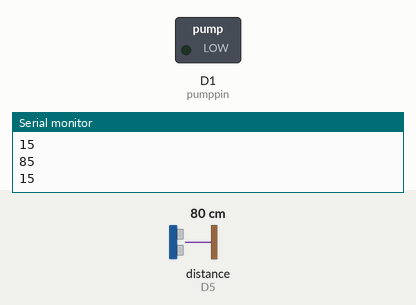
This sketch was run on a simulated ESP8266 (NodeMCU). On the bench: switched loads named in the sketch (green lamp = pin HIGH), the last lines printed to the serial monitor. Wiring (inferred from the names in the program): ultrasonic range finder: trigger D4; echo D5. Inputs (shaded band) come from the test bench; at power-on: distance to the obstacle (sensor on D5) 80 cm. The echo pulse lasts 58.3 µs per cm; WiFi joins after 1.5 s; servers stay silent unless stated; pins used as bus, display or sensor lines are not drawn.

Above: at 3.0 s.
3.1 s: distance to the obstacle (sensor on D5) set to 90 cm
4.6 s: distance to the obstacle (sensor on D5) set to 99 cm
At 4.9 s:
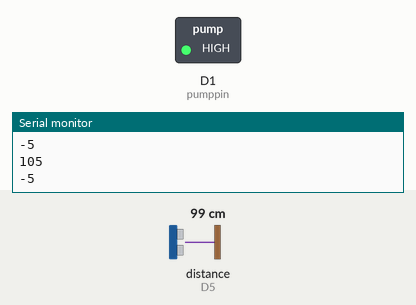
6.1 s: distance to the obstacle (sensor on D5) set to 12 cm
7.6 s: distance to the obstacle (sensor on D5) set to 9 cm
At 8.5 s:
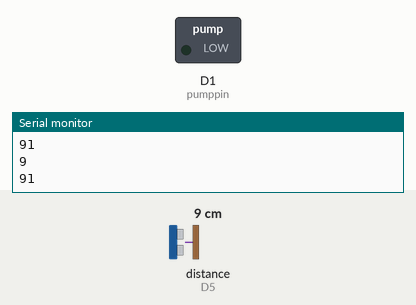
9.1 s: distance to the obstacle (sensor on D5) set to 120 cm
At 9.5 s:
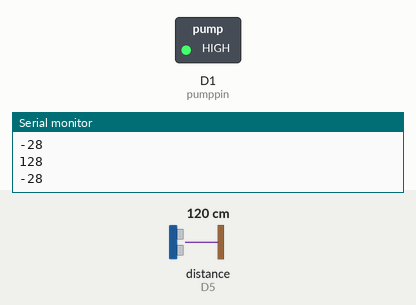
Timing chart, 0 to 11.6 s (numbered marks = the images above; inputs shaded):
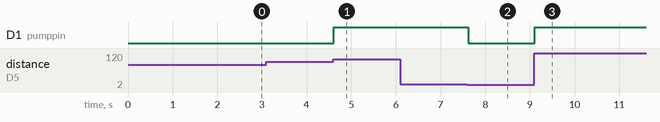

Measured:
- the behaviour switches between 93 and 94 cm on distance to the obstacle (sensor on D5) (found by bisection; images 0 and 1)
- the behaviour switches between 11 and 10 cm on distance to the obstacle (sensor on D5) (found by bisection; images 1 and 2)
- after the input at 4.6 s, D1 (pumppin): LOW → HIGH at once
- after the input at 7.6 s, D1 (pumppin): HIGH → LOW at once
- after the input at 9.1 s, D1 (pumppin): LOW → HIGH at once

The sketch:

my_minorproject.ino
```cpp
// token from blynk web console
#define BLYNK_TEMPLATE_ID "TMPL3oteM75lR"
#define BLYNK_TEMPLATE_NAME "automatic water pump"
#define BLYNK_AUTH_TOKEN "8A1WGda6GOzlbBsKwKRSJWIeEs5mIArm"


#define BLYNK_PRINT Serial

// required libraries
#include <ESP8266WiFi.h>
#include <BlynkSimpleEsp8266.h>

// Your WiFi credentials.
// Set password to "" for open networks.
char ssid[] = "Redmi 9 Prime";
char pass[] = "00000000";


// pin descripion
int trigpin = D4;
int echopin = D5;
int pumppin = D1;
int traveltime;
int distance;
int level;


// on/off pump from blynk app


BLYNK_WRITE(V0)
{
  int value = param.asInt();
  digitalWrite(D1,value);
}


void setup() {
  pinMode(trigpin,OUTPUT);
  pinMode(pumppin,OUTPUT);
  pinMode(echopin,INPUT);
  Serial.begin(9600);
  Blynk.begin(BLYNK_AUTH_TOKEN, ssid, pass);


}

void loop() {

  digitalWrite(trigpin,LOW);
  delayMicroseconds(1);
  digitalWrite(trigpin,HIGH);
  delayMicroseconds(2);
  digitalWrite(trigpin,LOW);
  delayMicroseconds(1);
  traveltime = pulseIn(echopin,HIGH);
  delayMicroseconds(10);

  distance = traveltime*(0.0367/2);

  level = 100 - distance;

  Serial.println(distance);
  Serial.println(level);


  Blynk.virtualWrite(V1,level);
  Blynk.run();


  if(distance>=100){
    digitalWrite(pumppin,HIGH);

  }

  if(distance<=10){
    digitalWrite(pumppin,LOW);
  }


}
```
